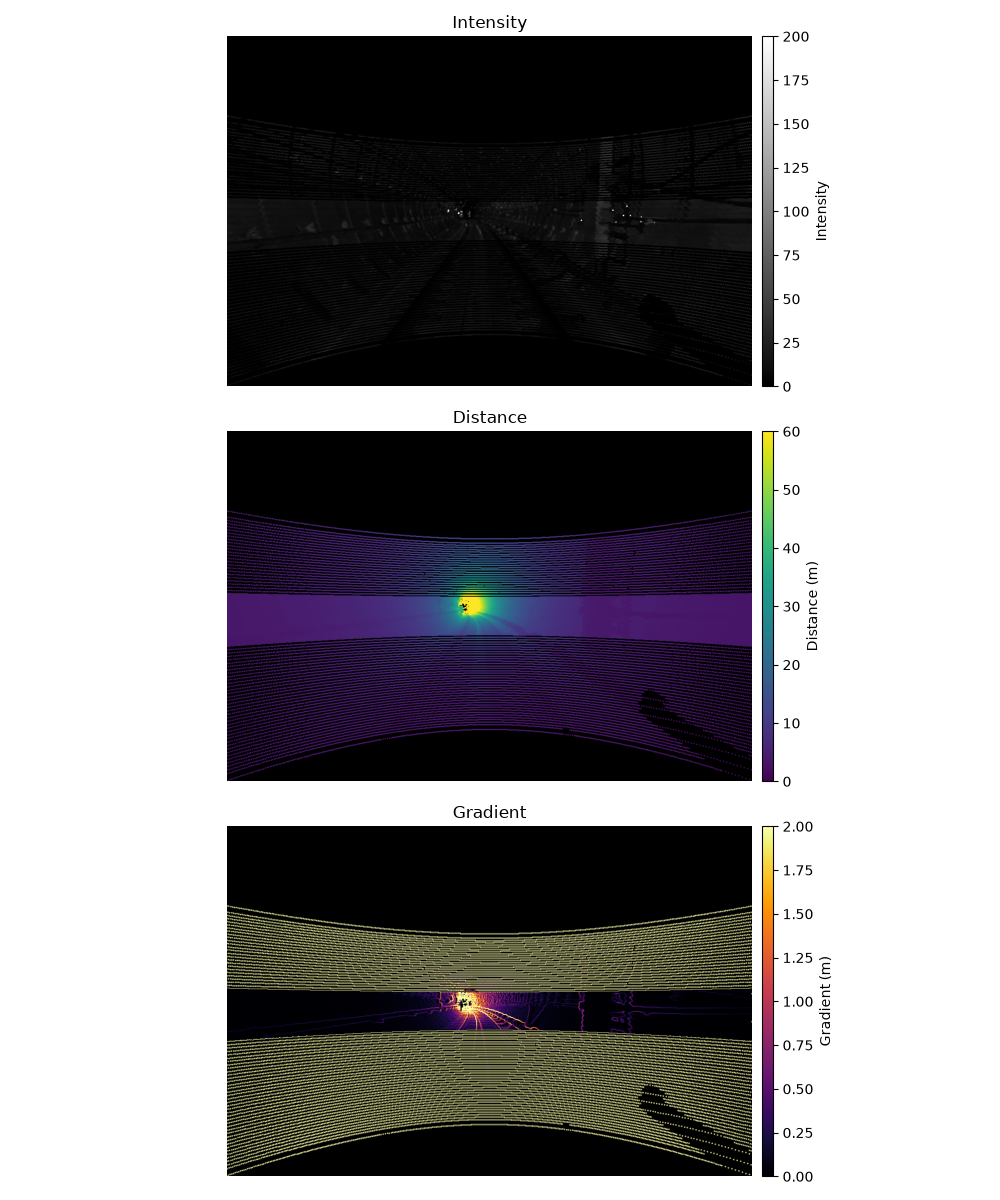

Source code (Python):
import sys, numpy as np
import matplotlib.pyplot as plt
from mpl_toolkits.axes_grid1 import make_axes_locatable
from pathlib import Path
import scipy.ndimage as ndimage
sys.path.append('d:/LIDAR')
from rail_detection.loader import load_frame

dataset_dir = Path('D:/Датасет')
points, _ = load_frame(dataset_dir / 'roundT_pressureGate_roundT')

Z_c = -points['y']
X_c = points['x']
Y_c = -points['z']
intensity = points['intensity']

front = Z_c > 0.5
X_c, Y_c, Z_c, intensity = X_c[front], Y_c[front], Z_c[front], intensity[front]
dist = np.sqrt(X_c**2 + Y_c**2 + Z_c**2)

W, H = 1200, 800
fov_h = np.radians(90) 
f = W / (2 * np.tan(fov_h / 2))
cx, cy = W / 2, H / 2

u = (f * X_c / Z_c + cx).astype(np.int32)
v = (f * Y_c / Z_c + cy).astype(np.int32)

valid = (u >= 0) & (u < W) & (v >= 0) & (v < H)
u, v, intensity, dist = u[valid], v[valid], intensity[valid], dist[valid]

order = np.argsort(dist)[::-1]
u, v, intensity, dist = u[order], v[order], intensity[order], dist[order]

img_intensity = np.zeros((H, W))
img_dist_inv = np.zeros((H, W))

img_intensity[v, u] = intensity
img_dist_inv[v, u] = 1.0 / dist

img_intensity_dense = ndimage.maximum_filter(img_intensity, size=3)
img_dist_inv_dense = ndimage.maximum_filter(img_dist_inv, size=3)

img_dist_dense = np.full((H, W), np.nan)
mask = img_dist_inv_dense > 0
img_dist_dense[mask] = 1.0 / img_dist_inv_dense[mask]

# Compute gradient
dist_filled = np.nan_to_num(img_dist_dense, nan=60.0)
grad_x = ndimage.sobel(dist_filled, axis=1) / 8.0
grad_y = ndimage.sobel(dist_filled, axis=0) / 8.0
grad_map = np.hypot(grad_x, grad_y)
grad_map[~mask] = np.nan

fig, axes = plt.subplots(3, 1, figsize=(10, 12), dpi=100)

im1 = axes[0].imshow(img_intensity_dense, cmap='gray', vmin=0, vmax=200)
axes[0].set_title("Intensity")
axes[0].axis('off')
div1 = make_axes_locatable(axes[0])
cax1 = div1.append_axes("right", size="2%", pad=0.1)
fig.colorbar(im1, cax=cax1, label='Intensity')

cmap = plt.cm.viridis.copy()
cmap.set_bad('black')
im2 = axes[1].imshow(img_dist_dense, cmap=cmap, vmin=0, vmax=60)
axes[1].set_title("Distance")
axes[1].axis('off')
div2 = make_axes_locatable(axes[1])
cax2 = div2.append_axes("right", size="2%", pad=0.1)
fig.colorbar(im2, cax=cax2, label='Distance (m)')

cmap_grad = plt.cm.inferno.copy()
cmap_grad.set_bad('black')
im3 = axes[2].imshow(grad_map, cmap=cmap_grad, vmin=0, vmax=2.0)
axes[2].set_title("Gradient")
axes[2].axis('off')
div3 = make_axes_locatable(axes[2])
cax3 = div3.append_axes("right", size="2%", pad=0.1)
fig.colorbar(im3, cax=cax3, label='Gradient (m)')

plt.tight_layout()
plt.savefig('d:/LIDAR/test_camera_v2.png')
